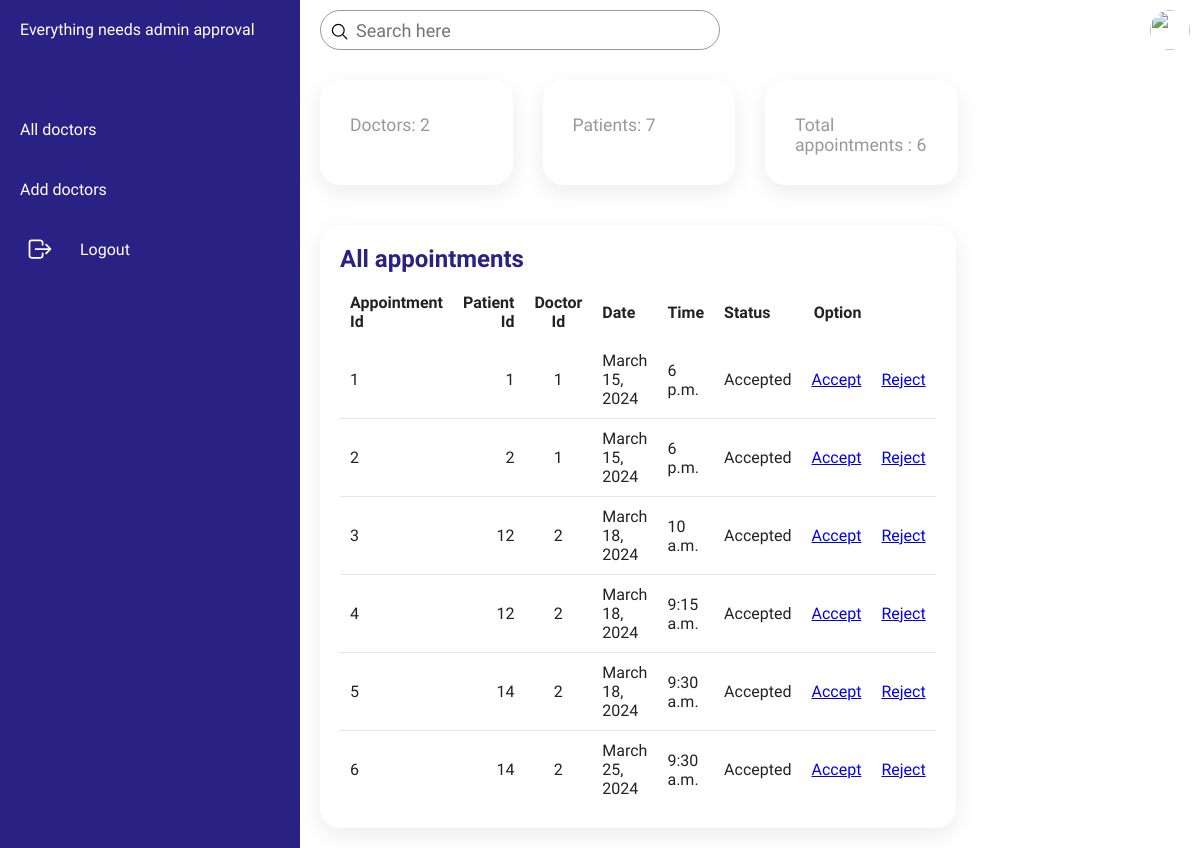
Before: /adminhome/ with the older database file.
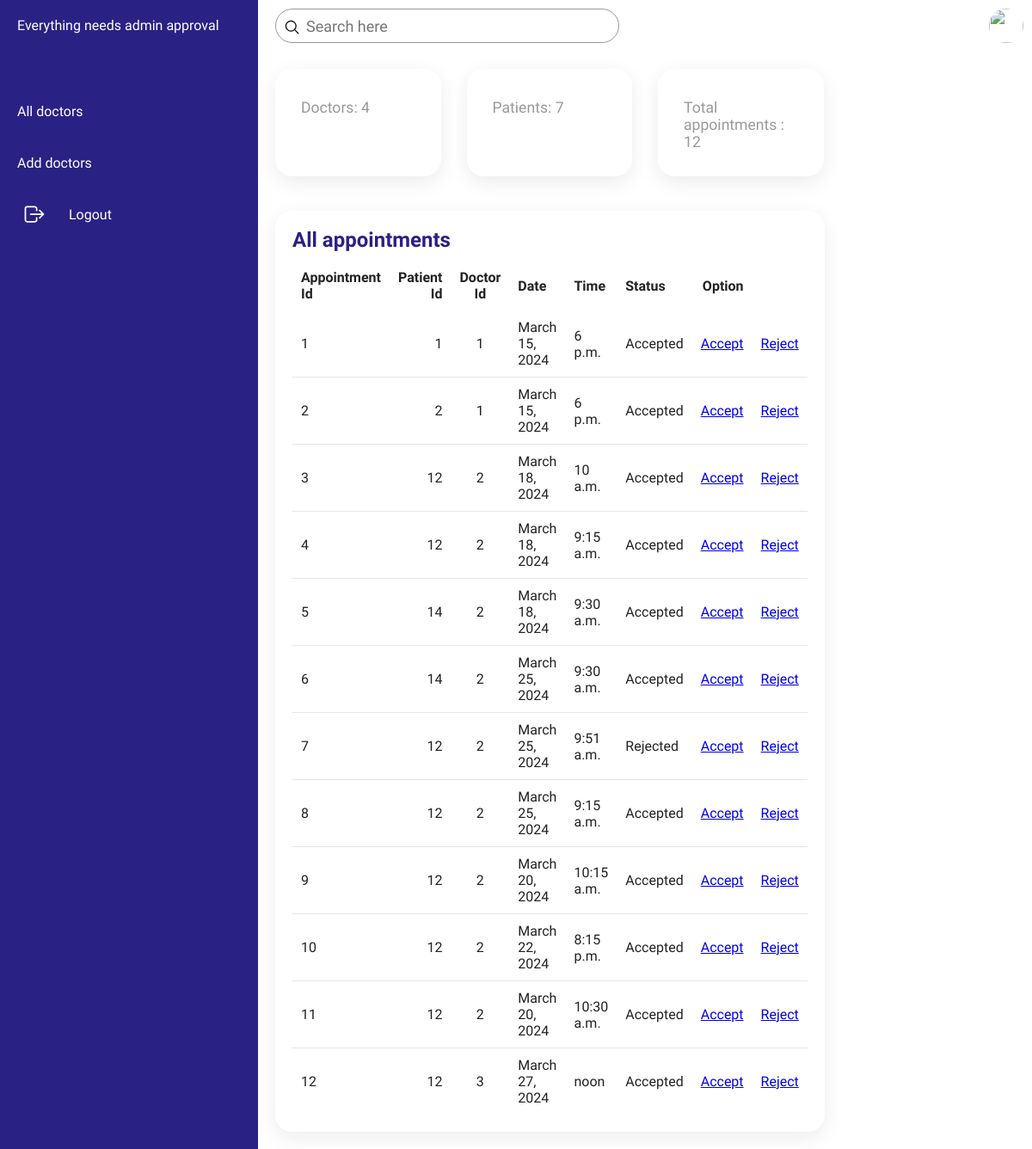
After: the same page with the newer database file.
### ODBS/models.py (models this page shows, shortened)
class appointment(models.Model):
    appid=models.BigAutoField(primary_key=True)
    patid=models.ForeignKey(Patient,on_delete=models.CASCADE,null=True)
    docid=models.ForeignKey(Doctor,on_delete=models.CASCADE,null=True)
    date=models.DateField(max_length=50,null=True)
    starttime=models.TimeField(max_length=50,null=True)
    status=models.CharField(max_length=50,default="Pending")

class Patient(models.Model):
    user=models.ForeignKey(User,on_delete=models.CASCADE)
    patid=models.BigAutoField(primary_key=True)
    gender=models.CharField(max_length=10, default="Male")
    address=models.CharField(max_length=50,null=True)
    age=models.CharField(max_length=10,null=True)
    contactno=models.CharField(max_length=10,null=True)
    bloodgroup=models.CharField(max_length=50,null=True)
    docid=models.ForeignKey(Doctor,on_delete=models.CASCADE,null=True)
    def __str__(self):
        return str(self.pk)

class Doctor(models.Model):
    user=models.ForeignKey(User,on_delete=models.CASCADE)
    docid=models.BigAutoField(primary_key=True)
    contactno=models.CharField(max_length=50,null=True)
    qualification=models.CharField(max_length=50,null=True)
    specialist=models.CharField(max_length=50,null=True)
    day1=models.CharField(max_length=10,null=True)
    day2=models.CharField(max_length=10,null=True)
    day3=models.CharField(max_length=10,null=True)
    time1=models.CharField(max_length=10,null=True)
    time2=models.CharField(max_length=10,null=True)
    time3=models.CharField(max_length=10,null=True)
    dept=models.CharField(max_length=10,null=True)
    def __str__(self):
        return str(self.pk)

### ODBS/views.py (the view)
# urls.py: path('adminhome/', adminhome,name="adminhome"),
def adminhome(request):
    app=appointment.objects.all()
    pat=Patient.objects.all()
    doc=Doctor.objects.all()
    doccount=doc.count()
    patcount=pat.count()
    appointmentcount=appointment.objects.all().count()
    return render(request,"adminhome.html",locals())

### ODBS/Templates/adminhome.html (shortened to what this page needs)
{% load static %}
<!DOCTYPE html>
<html lang="en">
<head>
    <link rel="stylesheet" href="/static/css/admin_approval2.css">
</head>
<body>
    <div class="container">
        <div class="navigation">
            <ul>
                <li>
                    <a href="#">
                        <span class="title">Everything needs admin approval</span>
                    </a>
                </li>
                <li>
                    <a href="/viewalldoctor">
                        <span class="title">All doctors</span>
                    </a>
                </li>
                <li>
                    <a href="/adddoctor">
                        <span class="title">Add doctors</span>
                    </a>
                </li>
                <li>
                    <a href="/adminlogout" onclick="return confirm('Are you sure you want to Logout? click on ok to continue.');">
                        <span class="icon">
                            <ion-icon name="log-out-outline"></ion-icon>
                        </span>
                        <span class="title"> Logout</span>
                    </a>
                </li>
            </ul>
        </div>
        <div class="main">
            <div class="topbar">
                <div class="search">
                    <label>
                        <input type="text" placeholder="Search here">
                        <ion-icon name="search-outline"></ion-icon>
                    </label>
                </div>
                <div class="user">
                    <img src="assets/imgs/customer01.jpg" alt="">
                </div>
            </div>
            <div class="cardBox">
                <div class="card">
                    <div>
                        <div class="cardName">Doctors: {{doccount}}</div>
                    </div>
                </div>
                <div class="card">
                    <div>
                        <div class="cardName">Patients: {{patcount}}
                        </div>
                    </div>
                </div>
                <div class="card">
                    <div>
                        <div class="cardName">Total appointments : {{appointmentcount}}</div>
                    </div>
                </div>
            </div>
            <div class="details">
                <div class="recentOrders">
                    <div class="cardHeader">
                        <h2>All appointments</h2>
                    </div>
                    <table id="example">
                        <thead>
                                <tr>
                                    <td>Appointment Id</td>
                                    <td>Patient Id</td>
                                    <td>Doctor Id</td>
                                    <td>Date</td>
                                    <td>Time</td>
                                    <td>Status</td>
                                    <td>Option</td>
                                </tr>
                            </thead>
                            <tbody>
                                {% for i in app%}
                                <tr>
                                    <td>{{i.appid}}</td>
                                    <td>{{i.patid}}</td>
                                    <td>{{i.docid}}</td>
                                    <td>{{i.date}}</td>
                                    <td>{{i.starttime}}</td>
                                    <td>{{i.status}}</td>
                                    <td style="color:#2aafe8"><a href="/acceptappointment/{{i.appid}}" class="btn">Accept</a></td>
                                    <td style="color:#2aafe8"><a href="/rejectappointment/{{i.appid}}" class="btn">Reject</a></td>
                                </tr>
                                {% endfor %}
                            </tbody>
                    </table>
                </div>
                </div>
            </div>
        </div>
</body>
</html>

Changed rows visible on the page:
added appointment: appid "7", patid "12", docid "2", date "March 25, 2024", starttime "9:51 a.m.", status "Rejected"
added appointment: appid "8", patid "12", docid "2", date "March 25, 2024", starttime "9:15 a.m.", status "Accepted"
added appointment: appid "9", patid "12", docid "2", date "March 20, 2024", starttime "10:15 a.m.", status "Accepted"
added appointment: appid "10", patid "12", docid "2", date "March 22, 2024", starttime "8:15 p.m.", status "Accepted"
added appointment: appid "11", patid "12", docid "2", date "March 20, 2024", starttime "10:30 a.m.", status "Accepted"
added appointment: appid "12", patid "12", docid "3", date "March 27, 2024", starttime "noon", status "Accepted"
Other visible differences:
{{ doccount }}: "2" → "4"
{{ appointmentcount }}: "6" → "12"
